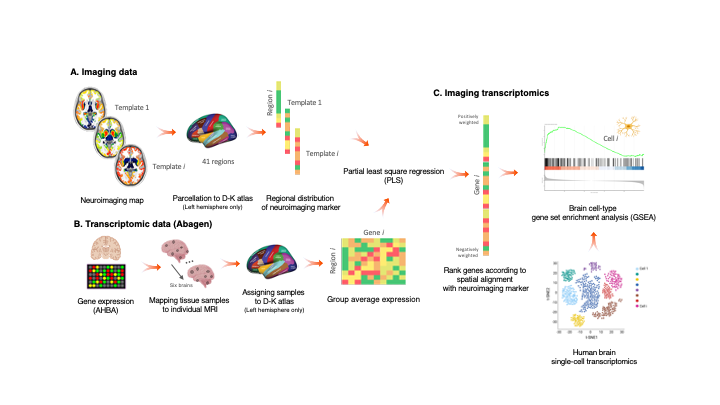
#> input picture docs/chapters/images/imaging_transcriptomics.png, 720 x 405 px, given in place of corr_input_aparc.png, which was not available
$ python render_workflow_story_figures.py
#> lines starting #> are read from the running program, lines starting #| are printed output that depends on the picture; pictures that were not available may be replaced by others from this repository, and a replacement may not be noted
from __future__ import annotations

import os
import subprocess
import tempfile
from functools import lru_cache
from pathlib import Path

import matplotlib

matplotlib.use("Agg")

import matplotlib.pyplot as plt
import numpy as np
from matplotlib import colormaps
from matplotlib.colors import Normalize
from matplotlib.patches import FancyBboxPatch
from PIL import Image

import pySimpleBrainPlot as psbp


REPO_ROOT = Path(__file__).resolve().parents[1]
OUTPUT_DIR = REPO_ROOT / "docs" / "chapters" / "images"
STATIC_DIR = REPO_ROOT / "docs" / "_static"
MPLCONFIGDIR = Path(os.environ.get("MPLCONFIGDIR", "/tmp/mplconfig"))
ARROW_SVG = STATIC_DIR / "undraw_arrow.svg"

plt.rcParams.update(
    {
        "font.family": "sans-serif",
        "font.sans-serif": [
            "Avenir Next",
            "Avenir",
            "Trebuchet MS",
            "Gill Sans",
            "Helvetica Neue",
            "Arial",
            "DejaVu Sans",
        ],
    }
)


def _brain_values(seed: int, *, scale: float = 1.9) -> np.ndarray:
    rng = np.random.default_rng(seed)
    x = np.linspace(0, 2 * np.pi, 68, endpoint=False)
    signal = (
        0.9 * np.sin(1.7 * x + rng.uniform(0, np.pi))
        + 0.45 * np.cos(3.2 * x + rng.uniform(0, np.pi))
        + 0.18 * rng.normal(size=x.shape[0])
    )
    signal /= np.max(np.abs(signal))
    return signal * scale


def _smooth_profile(values: np.ndarray, window: int = 3) -> np.ndarray:
    if values.size <= 1:
        return values
    window = min(window, values.size)
    if window <= 1:
        return values
    pad_left = window // 2
    pad_right = window - 1 - pad_left
    padded = np.pad(values, (pad_left, pad_right), mode="edge")
    kernel = np.ones(window) / window
    return np.convolve(padded, kernel, mode="valid")


def _blocky_matrix(rows: int, cols: int, seed: int, *, scale: float = 1.0) -> np.ndarray:
    rng = np.random.default_rng(seed)
    row_profile = rng.normal(0, 0.9, rows)
    col_profile = rng.normal(0, 0.9, cols)
    row_profile = _smooth_profile(row_profile)
    col_profile = _smooth_profile(col_profile)
    data = np.outer(row_profile, col_profile) + 0.28 * rng.normal(size=(rows, cols))
    data /= np.max(np.abs(data))
    return data * scale


def _trim_image(img: Image.Image, *, pad: int = 6) -> Image.Image:
    bbox = img.getchannel("A").getbbox()
    if bbox is None:
        return img
    left, top, right, bottom = bbox
    return img.crop(
        (
            max(left - pad, 0),
            max(top - pad, 0),
            min(right + pad, img.width),
            min(bottom + pad, img.height),
        )
    )


def _compose_lateral_views(img: Image.Image) -> np.ndarray:
    width, height = img.size
    half_w = width // 2
    half_h = height // 2

    left_lateral = _trim_image(img.crop((0, 0, half_w, half_h)), pad=4)
    right_lateral = _trim_image(img.crop((0, half_h, half_w, height)), pad=4)

    panel_height = max(left_lateral.height, right_lateral.height)
    gap = 18
    canvas = Image.new(
        "RGBA",
        (left_lateral.width + right_lateral.width + gap, panel_height),
        (255, 255, 255, 0),
    )
    canvas.paste(left_lateral, (0, (panel_height - left_lateral.height) // 2), left_lateral)
    canvas.paste(
        right_lateral,
        (left_lateral.width + gap, (panel_height - right_lateral.height) // 2),
        right_lateral,
    )
    return np.asarray(canvas)


@lru_cache(maxsize=1)
def _load_arrow_image() -> np.ndarray:
    with tempfile.TemporaryDirectory(prefix="imt-workflow-arrow-") as tmp:
        tmpdir = Path(tmp)
        png_path = tmpdir / "arrow.png"
        subprocess.run(["rsvg-convert", str(ARROW_SVG), "-o", str(png_path)], check=True)
        img = Image.open(png_path).convert("RGBA")
        img = _trim_image(img, pad=0)
        return np.asarray(img)


def _render_brain_png(stem: str, values: np.ndarray, *, cmap: str = "RdBu_r") -> np.ndarray:
    MPLCONFIGDIR.mkdir(parents=True, exist_ok=True)
    with tempfile.TemporaryDirectory(prefix="imt-workflow-brain-") as tmp:
        tmpdir = Path(tmp)
        psbp.plotBrain(
            "aparc",
            values.copy(),
            vmin=-np.max(np.abs(values)),
            vmax=np.max(np.abs(values)),
            save_path=str(tmpdir),
            save_file=stem,
            cm=cmap,
            scaling=0.03,
            viewer=False,
        )
        svg_path = tmpdir / f"{stem}_aparc.svg"
        png_path = tmpdir / f"{stem}_aparc.png"
        subprocess.run(["rsvg-convert", str(svg_path), "-o", str(png_path)], check=True)
        img = Image.open(png_path).convert("RGBA")

        # Remove the built-in colorbar, trim the canvas, and keep only the lateral views.
        img = img.crop((0, 0, int(img.width * 0.67), img.height))
        img = _trim_image(img)
        return _compose_lateral_views(img)


def _setup_canvas() -> plt.Figure:
    fig = plt.figure(figsize=(13.6, 3.7), dpi=220)
    fig.patch.set_alpha(0)
    ax = fig.add_axes([0, 0, 1, 1])
    ax.set_xlim(0, 1)
    ax.set_ylim(0, 1)
    ax.axis("off")
    return fig


def _add_stage_title(fig: plt.Figure, x: float, title: str, subtitle: str) -> None:
    fig.text(
        x,
        0.905,
        title,
        ha="center",
        va="bottom",
        fontsize=13.5,
        fontweight="bold",
        color="#0E2F5A",
    )
    fig.text(
        x,
        0.852,
        subtitle,
        ha="center",
        va="top",
        fontsize=8.9,
        color="#5B6472",
    )


def _add_arrow(fig: plt.Figure, x0: float, x1: float, *, y: float = 0.54, width: float = 0.064) -> None:
    arrow = _load_arrow_image()
    height = width * (arrow.shape[0] / arrow.shape[1])
    left = ((x0 + x1) / 2) - (width / 2)
    ax = fig.add_axes([left, y - height / 2, width, height])
    ax.imshow(arrow)
    ax.axis("off")


def _add_image(fig: plt.Figure, image: np.ndarray, rect: list[float]) -> None:
    ax = fig.add_axes(rect)
    ax.imshow(image)
    ax.axis("off")


def _style_tile_panel(ax: plt.Axes) -> None:
    ax.set_xticks([])
    ax.set_yticks([])
    for spine in ax.spines.values():
        spine.set_visible(False)
    ax.set_facecolor("none")


def _add_heatmap(
    fig: plt.Figure,
    rect: list[float],
    data: np.ndarray,
    *,
    cmap: str,
    title: str | None = None,
    left_label: str | None = None,
    left_label_x: float = -0.16,
    title_pad: float = 4.0,
    rounded: bool = True,
) -> None:
    ax = fig.add_axes(rect)
    if rounded:
        bg = FancyBboxPatch(
            (0.0, 0.0),
            1.0,
            1.0,
            boxstyle="round,pad=0.02,rounding_size=0.05",
            transform=ax.transAxes,
            facecolor="#F4F8FC",
            edgecolor="#D7E3F0",
            linewidth=0.8,
            zorder=-20,
        )
        ax.add_patch(bg)

    ax.imshow(data, cmap=cmap, aspect="equal", interpolation="nearest", zorder=1)
    ax.set_anchor("C")
    n_rows, n_cols = data.shape
    ax.set_xticks(np.arange(-0.5, n_cols, 1), minor=True)
    ax.set_yticks(np.arange(-0.5, n_rows, 1), minor=True)
    ax.grid(which="minor", color=(1, 1, 1, 0.92), linewidth=1.4)
    ax.tick_params(which="minor", bottom=False, left=False)
    _style_tile_panel(ax)
    if title:
        ax.set_title(title, fontsize=8.5, color="#5B6472", pad=title_pad)
    if left_label:
        ax.text(
            left_label_x,
            0.5,
            left_label,
            transform=ax.transAxes,
            rotation=90,
            ha="center",
            va="center",
            fontsize=8.0,
            color="#5B6472",
        )


def _add_gene_column(
    fig: plt.Figure,
    rect: list[float],
    genes: list[str],
    values: list[float] | None = None,
    *,
    neutral: bool = False,
    heading: str | None = None,
) -> None:
    ax = fig.add_axes(rect)
    ax.set_xlim(0, 1)
    ax.set_ylim(0, 1)
    ax.axis("off")
    cmap = colormaps["RdBu_r"]
    norm = Normalize(vmin=-2, vmax=2)
    if heading:
        ax.text(0.5, 0.98, heading, ha="center", va="top", fontsize=8.4, color="#5B6472")
    y_positions = np.linspace(0.84, 0.14, len(genes))
    for idx, (gene, y) in enumerate(zip(genes, y_positions)):
        if gene == "...":
            ax.text(0.5, y, gene, ha="center", va="center", fontsize=13, color="#7E8EA7")
            continue
        if neutral:
            color = "#1565C0"
        else:
            score = values[idx] if values is not None else 0.0
            color = cmap(norm(score))
        ax.text(0.5, y, gene, ha="center", va="center", fontsize=10.7, fontweight="bold", color=color)


# [12 lines left out: function _add_dotplot, not called in this run]


def _add_component_summary(fig: plt.Figure, rect: list[float]) -> None:
    ax = fig.add_axes(rect)
    vals = np.array([0.31, 0.18, 0.09])
    colors = ["#1565C0", "#19B5E8", "#90BE6D"]
    ax.bar(np.arange(3), vals, color=colors, width=0.62)
    ax.set_xticks(np.arange(3))
    ax.set_xticklabels(["PLS1", "PLS2", "PLS3"], fontsize=8.2, color="#3F4B5C")
    ax.set_yticks([])
    for spine in ax.spines.values():
        spine.set_visible(False)
    ax.set_facecolor("none")


# [97 lines left out: functions _add_running_sum_panel, _add_ranked_hits_panel, _add_term_score_bars, _add_weighted_strip, not called in this run]


def _add_null_panel(fig: plt.Figure, rect: list[float]) -> None:
    ax = fig.add_axes(rect)
    x = np.linspace(-2.6, 2.6, 300)
    specs = [
        {"sigma": 0.7, "obs": 1.25, "color": "#C7254E", "offset": 2.1},
        {"sigma": 0.9, "obs": 0.55, "color": "#E67E5F", "offset": 1.1},
        {"sigma": 0.8, "obs": -1.15, "color": "#1565C0", "offset": 0.1},
    ]
    for spec in specs:
        density = np.exp(-0.5 * (x / spec["sigma"]) ** 2)
        density /= density.max()
        baseline = spec["offset"]
        curve = baseline + density * 0.58
        ax.fill_between(x, baseline, curve, color="#DCE8F4", lw=0)
        ax.plot(x, curve, color="#8BAED1", lw=1.6)
        ax.vlines(spec["obs"], baseline, baseline + 0.56, color=spec["color"], lw=2.1)

    ax.text(-2.45, 2.86, "null scores", fontsize=8.4, color="#5B6472", ha="left", va="top")
    ax.text(2.4, 2.76, "obs", fontsize=7.6, color="#5B6472", ha="right", va="center")
    ax.set_xlim(-2.6, 2.6)
    ax.set_ylim(-0.05, 3.05)
    ax.set_xticks([])
    ax.set_yticks([])
    for spine in ax.spines.values():
        spine.set_visible(False)
    ax.set_facecolor("none")


def _save(fig: plt.Figure, name: str) -> None:
    OUTPUT_DIR.mkdir(parents=True, exist_ok=True)
    fig.savefig(OUTPUT_DIR / name, bbox_inches="tight", pad_inches=0.12, transparent=True)
    plt.close(fig)


def render_correlation() -> None:
    fig = _setup_canvas()
    brain = _render_brain_png("corr_input", _brain_values(2))
#> in _render_brain_png, `img = img.crop((0, 0, int(img.width * 0.67), img.height))`:
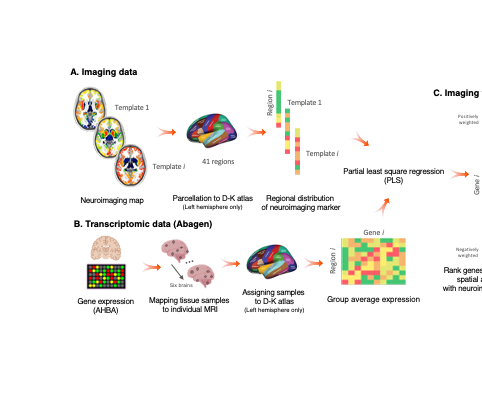
#> img: PIL image 482x405 RGBA; mean R, G, B, A 245.5, 244.4, 242.2, 255
#> in _trim_image, `bbox = img.getchannel("A").getbbox()`: bbox = (0, 0, 482, 405)
#> in _trim_image, `left, top, right, bottom = bbox`: left = 0; right = 482; bottom = 405
    _add_stage_title(fig, 0.135, "Imaging map", "Atlas-aligned cortical pattern")
    _add_stage_title(fig, 0.395, "Regional values", "Extract one atlas vector")
    _add_stage_title(fig, 0.655, "Spatial nulls", "Permute the imaging map")
    _add_stage_title(fig, 0.885, "Gene ranking", "Observed scores and empirical p")

    _add_image(fig, brain, [0.035, 0.22, 0.215, 0.48])
    _add_heatmap(
        fig,
        [0.315, 0.24, 0.165, 0.44],
        _blocky_matrix(12, 2, 21, scale=1.2),
        cmap="RdBu_r",
        title="regional vector",
        left_label="regions",
        left_label_x=-0.22,
    )
    _add_null_panel(fig, [0.565, 0.23, 0.145, 0.43])
    _add_gene_column(fig, [0.805, 0.17, 0.15, 0.58], ["RELN", "SLC1A2", "GAD1", "...", "MBP", "SNAP25", "GFAP"], [1.7, 1.1, 0.8, 0.0, -0.6, -1.1, -1.6], heading="top genes")

    _add_arrow(fig, 0.25, 0.315)
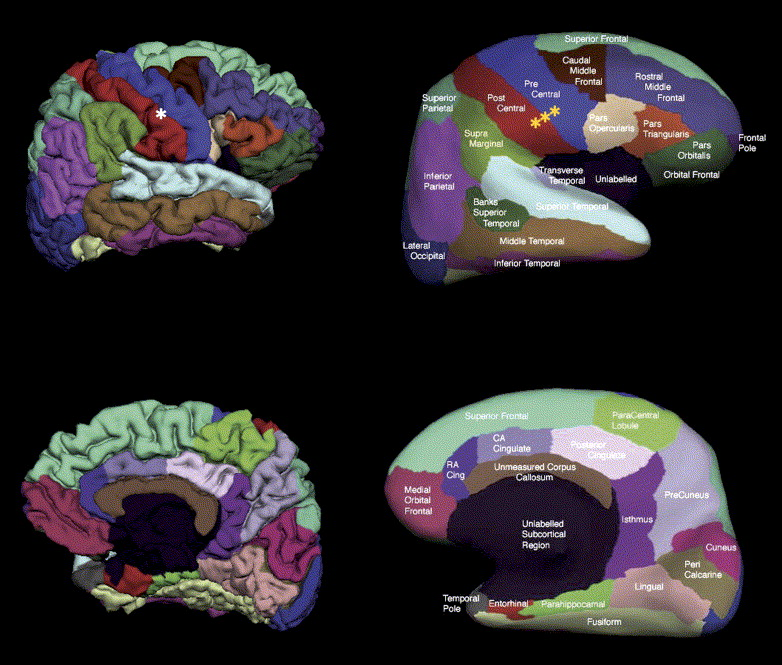
#> input picture docs/chapters/images/dk_atlas.jpg, 782 x 665 px, given in place of arrow.png, which was not available
    _add_arrow(fig, 0.48, 0.565)
    _add_arrow(fig, 0.715, 0.805)
    _save(fig, "correlation_pipeline_story.png")


def render_pls() -> None:
    fig = _setup_canvas()
    brain = _render_brain_png("pls_input", _brain_values(7))
#> call 2 of _render_brain_png, with stem = 'pls_input', values = array of shape (68,), cmap = 'RdBu_r'
#> in _render_brain_png (call 2), `img = img.crop((0, 0, int(img.width * 0.67), img.height))`:
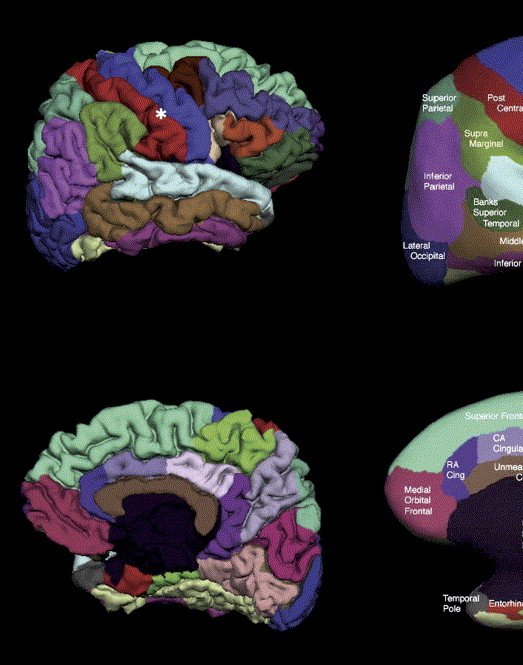
#> img: PIL image 523x665 RGBA; mean R, G, B, A 42, 37.7, 40.7, 255
#> in _trim_image (call 6), `bbox = img.getchannel("A").getbbox()`: bbox = (0, 0, 261, 332)
#> in _trim_image (call 6), `left, top, right, bottom = bbox`: right = 261; bottom = 332
#> in _trim_image (call 6), `return img.crop( ( max(left - pad, 0), max(top - pad, 0), min(right + ..`:
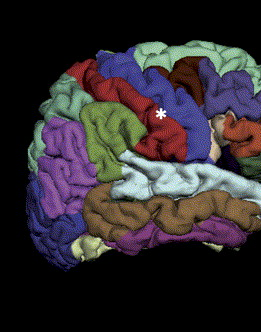
#> returned value: PIL image 261x332 RGBA; mean R, G, B, A 50.2, 44.3, 48.6, 255
#> in _trim_image (call 7), `bbox = img.getchannel("A").getbbox()`: bbox = (0, 0, 261, 333)
#> in _trim_image (call 7), `left, top, right, bottom = bbox`: bottom = 333
#> in _trim_image (call 7), `return img.crop( ( max(left - pad, 0), max(top - pad, 0), min(right + ..`:
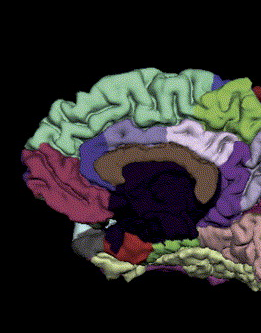
#> returned value: PIL image 261x333 RGBA; mean R, G, B, A 46.3, 43.8, 43.2, 255
#> in _compose_lateral_views (call 2), `canvas.paste( right_lateral, (left_lateral.width + gap, (panel_height ..`:
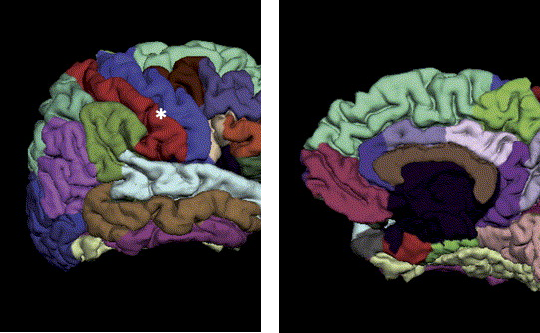
#> canvas: PIL image 540x333 RGBA; mean R, G, B, A 55.4, 51.4, 53.2, 246.1; transparent parts drawn white
    _add_stage_title(fig, 0.135, "Imaging map", "Atlas-aligned cortical pattern")
    _add_stage_title(fig, 0.395, "Expression matrix", "Regions by genes")
    _add_stage_title(fig, 0.655, "Latent components", "Find multivariate gene axes")
    _add_stage_title(fig, 0.885, "Component genes", "Inspect aligned weights")

    _add_image(fig, brain, [0.035, 0.22, 0.215, 0.48])
    _add_heatmap(fig, [0.31, 0.21, 0.175, 0.49], _blocky_matrix(12, 10, 7), cmap="viridis", title="expression matrix", left_label="regions")
    _add_heatmap(
        fig,
        [0.575, 0.285, 0.09, 0.33],
        _blocky_matrix(6, 3, 31, scale=1.2),
        cmap="RdBu_r",
        title="gene weights",
        left_label="genes",
    )
    _add_component_summary(fig, [0.655, 0.30, 0.11, 0.30])
    _add_gene_column(fig, [0.81, 0.17, 0.145, 0.58], ["CAMK2A", "RELN", "GRIN2B", "...", "MBP", "GFAP", "PDYN"], [1.6, 1.1, 0.7, 0.0, -0.5, -1.0, -1.5], heading="PLS1")

    _add_arrow(fig, 0.25, 0.31)
    _add_arrow(fig, 0.49, 0.575)
    _add_arrow(fig, 0.765, 0.81)
    _save(fig, "pls_pipeline_story.png")
#> call 2 of _save, with name = 'pls_pipeline_story.png'
#> in _save (call 2), `fig.savefig(OUTPUT_DIR / name, bbox_inches="tight", pad_inches=0.12, t..`:
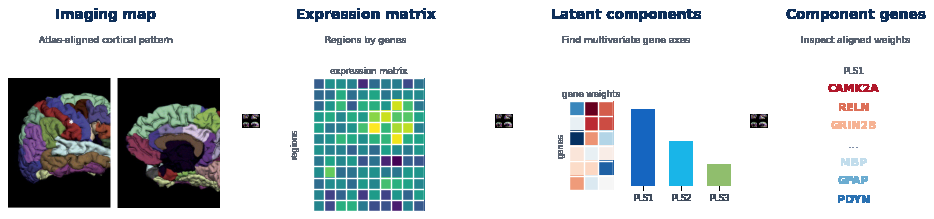
#> figure drawn by matplotlib, 7 panels


# [44 lines left out: functions render_gedar, render_gene_pca, not called in this run]


def render_gene() -> None:
    fig = _setup_canvas()
    brain = _render_brain_png("gene_output", _brain_values(23))
    _add_stage_title(fig, 0.12, "Gene query", "Select one atlas gene")
    _add_stage_title(fig, 0.37, "Atlas profile", "Regional expression vector")
    _add_stage_title(fig, 0.64, "Co-expression tails", "Positive and negative partners")
    _add_stage_title(fig, 0.88, "Regional map", "Visualize the queried gene")

    _add_gene_column(fig, [0.05, 0.22, 0.12, 0.48], ["RELN"], neutral=True, heading="seed gene")
    _add_heatmap(
        fig,
        [0.28, 0.24, 0.16, 0.42],
        _blocky_matrix(12, 1, 81, scale=1.5),
        cmap="RdBu_r",
        title="expression vector",
        left_label="regions",
    )
    _add_gene_column(
        fig,
        [0.565, 0.17, 0.155, 0.58],
        ["SLC1A2", "GAD1", "PVALB", "...", "MBP", "GFAP", "PDYN"],
        [1.7, 1.1, 0.7, 0.0, -0.7, -1.1, -1.6],
        heading="top hits",
    )
    _add_heatmap(
        fig,
        [0.69, 0.25, 0.09, 0.38],
        _blocky_matrix(8, 8, 82, scale=1.2),
        cmap="RdBu_r",
        title="matrix",
        left_label="genes",
    )
    _add_image(fig, brain, [0.80, 0.22, 0.19, 0.48])

    _add_arrow(fig, 0.18, 0.28)
    _add_arrow(fig, 0.44, 0.565)
    _add_arrow(fig, 0.78, 0.80)
    _save(fig, "gene_pipeline_story.png")


# [77 lines left out: functions render_enrichment, render_enrichment_gsea, render_enrichment_ora, render_enrichment_ensemble, not called in this run]


def main() -> None:
    render_correlation()
    render_pls()
    render_gene()
    render_gedar()
    render_gene_pca()
    render_enrichment()
    render_enrichment_gsea()
    render_enrichment_ora()
    render_enrichment_ensemble()


if __name__ == "__main__":
#> (the run stopped early here; a loop or call above may not have finished)
